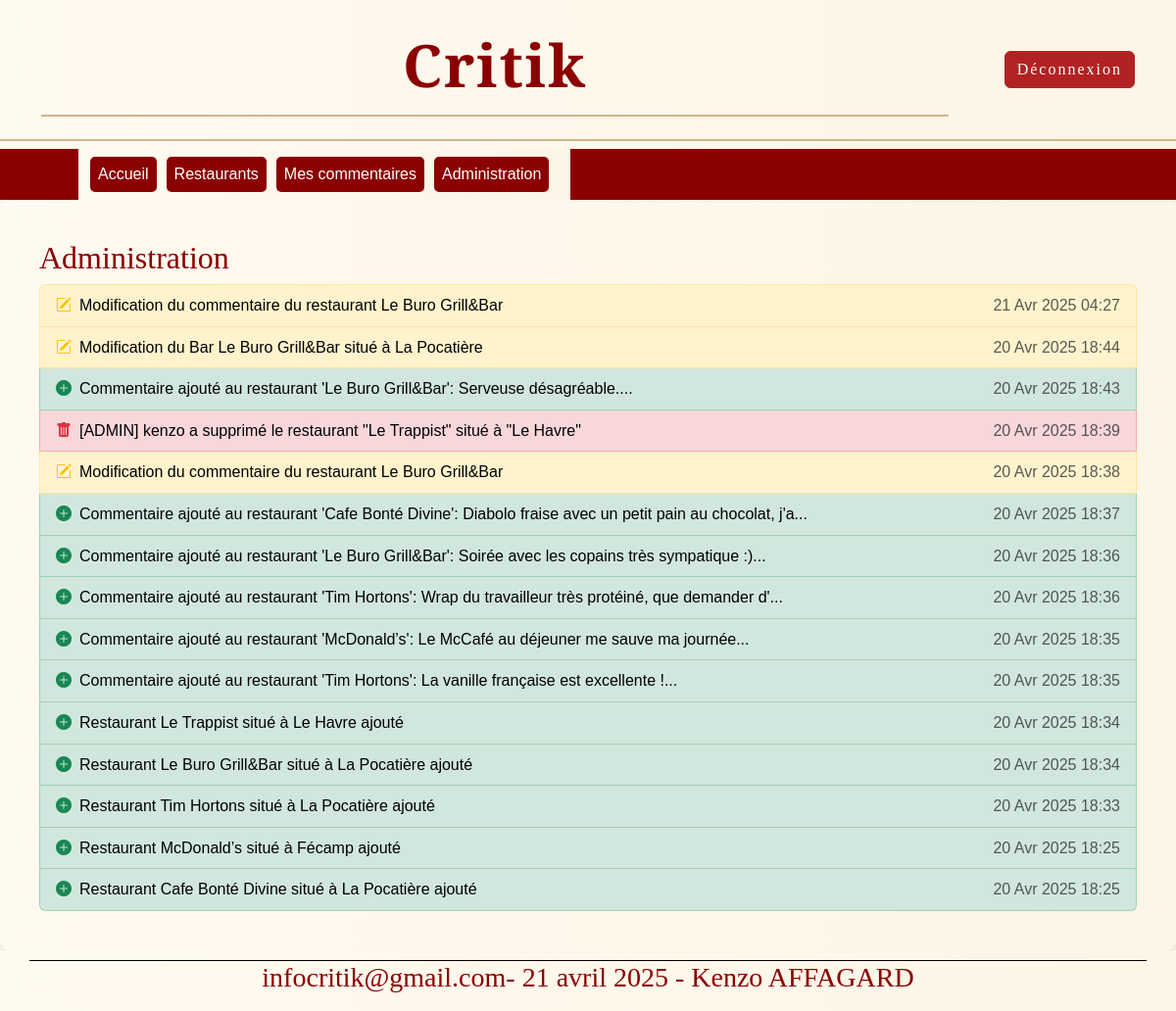
The app's page /administration/ (signed in) with its own data.
### restaurants/models.py (models this page shows, shortened)
class Log(models.Model):
    user = models.ForeignKey(User, on_delete=models.SET_NULL, null=True)
    action = models.CharField(max_length=255)
    timestamp = models.DateTimeField(auto_now_add=True)
    old_data = models.TextField(null=True, blank=True)
    new_data = models.TextField(null=True, blank=True)

### PIW4/views.py (the view)
# urls.py: path('administration/',AdministrationView.as_view(),name='administration'),
class AdministrationView(TemplateView):
    template_name = 'admin.html'
    def get_context_data(self, **kwargs):
        context = super().get_context_data(**kwargs)
        logs = Log.objects.all().order_by('-timestamp')[:100]
        for log in logs:
            try:
                log.old_data_dict = json.loads(log.old_data) if log.old_data and log.old_data.strip().startswith('{') else {}
            except Exception as e:
                logging.error(f"[ADMIN VIEW] Erreur old_data log {log.id}: {e}")
                log.old_data_dict = {}
            try:
                log.new_data_dict = json.loads(log.new_data) if log.new_data and log.new_data.strip().startswith('{') else {}
            except Exception as e:
                logging.error(f"[ADMIN VIEW] Erreur new_data log {log.id}: {e}")
                log.new_data_dict = {}
            log.changes = []
            if log.old_data_dict and log.new_data_dict:
                for key in log.old_data_dict:
                    old_val = log.old_data_dict.get(key, '')
                    new_val = log.new_data_dict.get(key, '')
                    if old_val != new_val:
                        log.changes.append(f"{key} : '{old_val}' --> '{new_val}'")
        context['logs'] = logs
        return context

### PIW4/templates/admin.html (shortened to what this page needs)
{% extends 'maitre.html' %}
{% load static %}
{% block titrepage %}
<h2>Administration</h2>
{% endblock %}
{% block admin %}
<ul class="list-group">
    {% for log in logs %}
    <li class="list-group-item
        {% if 'ajouté' in log.action %}
            list-group-item-success
        {% elif 'Modification' in log.action %}
            list-group-item-warning
        {% elif 'supprimé' in log.action %}
            list-group-item-danger
        {% endif %}">
        <a href="#logModal{{ log.id }}" data-bs-toggle="modal" style="color: black;" class="d-flex justify-content-start align-items-center text-decoration-none">
            {% if 'ajouté' in log.action %}
                <i class="bi bi-plus-circle-fill text-success"></i>
            {% elif 'Modification' in log.action %}
                <i class="bi bi-pencil-square text-warning"></i>
            {% elif 'supprimé' in log.action %}
                <i class="bi bi-trash-fill text-danger"></i>
            {% endif %}
            <span class="ms-2">{{ log.action }}</span>
            <span class="text-muted ms-auto">{{ log.timestamp|date:"d M Y H:i" }}</span>
        </a>
    </li>
    {% endfor %}
</ul>
{% endblock %}

### PIW4/static/css/style.css (style rules this page uses)
body { background: linear-gradient(to right, #fffaf0, #fdf5e6); color: #333333; font-family: 'Arial', sans-serif; line-height: 1.6; margin: 0; padding: 0; display: flex; flex-direction: column; min-height: 100vh; }
a { color: #d2691e; text-decoration: none; }
h2, h3 { font-family: 'Playfair Display', serif; color: #8b0000; }

### records on screen
Log: action "Modification du commentaire du restaurant Le Buro Grill&Bar", timestamp "21 Avr 2025 04:27"
Log: action "Modification du Bar Le Buro Grill&Bar situé à La Pocatière", timestamp "20 Avr 2025 18:44"
Log: action "Commentaire ajouté au restaurant 'Le Buro Grill&Bar': Serveuse désagréable....", timestamp "20 Avr 2025 18:43"
Log: action "[ADMIN] kenzo a supprimé le restaurant \"Le Trappist\" situé à \"Le Havre\"", timestamp "20 Avr 2025 18:39"
Log: action "Modification du commentaire du restaurant Le Buro Grill&Bar", timestamp "20 Avr 2025 18:38"
Log: action "Commentaire ajouté au restaurant 'Cafe Bonté Divine': Diabolo fraise avec un petit pain au chocolat, j'a...", timestamp "20 Avr 2025 18:37"
Log: action "Commentaire ajouté au restaurant 'Le Buro Grill&Bar': Soirée avec les copains très sympatique :)...", timestamp "20 Avr 2025 18:36"
Log: action "Commentaire ajouté au restaurant 'Tim Hortons': Wrap du travailleur très protéiné, que demander d'...", timestamp "20 Avr 2025 18:36"
Log: action "Commentaire ajouté au restaurant 'McDonald’s': Le McCafé au déjeuner me sauve ma journée...", timestamp "20 Avr 2025 18:35"
Log: action "Commentaire ajouté au restaurant 'Tim Hortons': La vanille française est excellente !...", timestamp "20 Avr 2025 18:35"
Log: action "Restaurant Le Trappist situé à Le Havre ajouté", timestamp "20 Avr 2025 18:34"
Log: action "Restaurant Le Buro Grill&Bar situé à La Pocatière ajouté", timestamp "20 Avr 2025 18:34"
Log: action "Restaurant Tim Hortons situé à La Pocatière ajouté", timestamp "20 Avr 2025 18:33"
Log: action "Restaurant McDonald’s situé à Fécamp ajouté", timestamp "20 Avr 2025 18:25"
Log: action "Restaurant Cafe Bonté Divine situé à La Pocatière ajouté", timestamp "20 Avr 2025 18:25"
